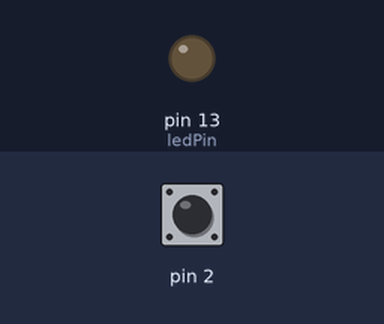
A sketch run on a simulated Arduino Uno, built with avr-gcc and run on an emulated ATmega328P. Parts: output pins drawn as LEDs (lit = HIGH). The test bench sets the inputs (shaded band); at power-on: pin 2 HIGH. What the sketch prints to the serial monitor is not drawn.

Above: at 1.2 s.
1.3 s: pin 2 pulled LOW for 0.15 s
At 1.37 s:
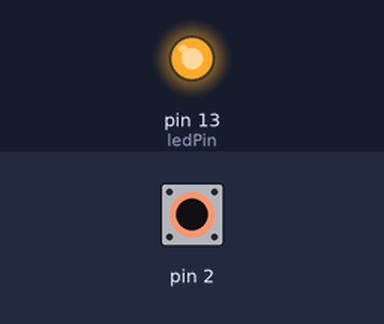
2.9 s: pin 2 pulled LOW for 3.2 s
At 6.6 s:
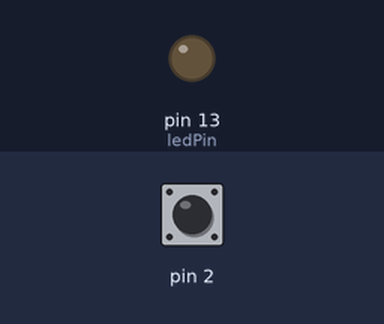
Timing chart, 0 to 8.1 s (numbered marks = the images above; inputs shaded):
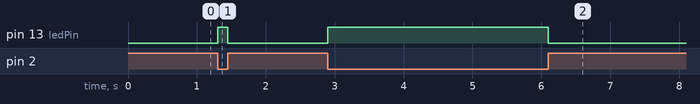

Measured:
- after the input at 1.3 s, pin 13 (ledPin): LOW → HIGH at once, → LOW 0.15 s later
- after the input at 2.9 s, pin 13 (ledPin): LOW → HIGH at once, → LOW 3.2 s later

The sketch:

tilt-checker.ino
```cpp
#include <HardwareSerial.h>

const int ledPin = 13;

void setup()
{
  pinMode(ledPin, OUTPUT);
  pinMode(2, INPUT);
  digitalWrite(2, HIGH);

  Serial.begin(9600);
  Serial.println("End of setup...");
}

void loop() {
  int digitalVal = digitalRead(2);
  if (HIGH == digitalVal) {
    digitalWrite(ledPin, LOW); //turn the led off
    Serial.println("0");
  }
  else {
    digitalWrite(ledPin, HIGH); //turn the led on
    Serial.println("1");
  }
}
```
